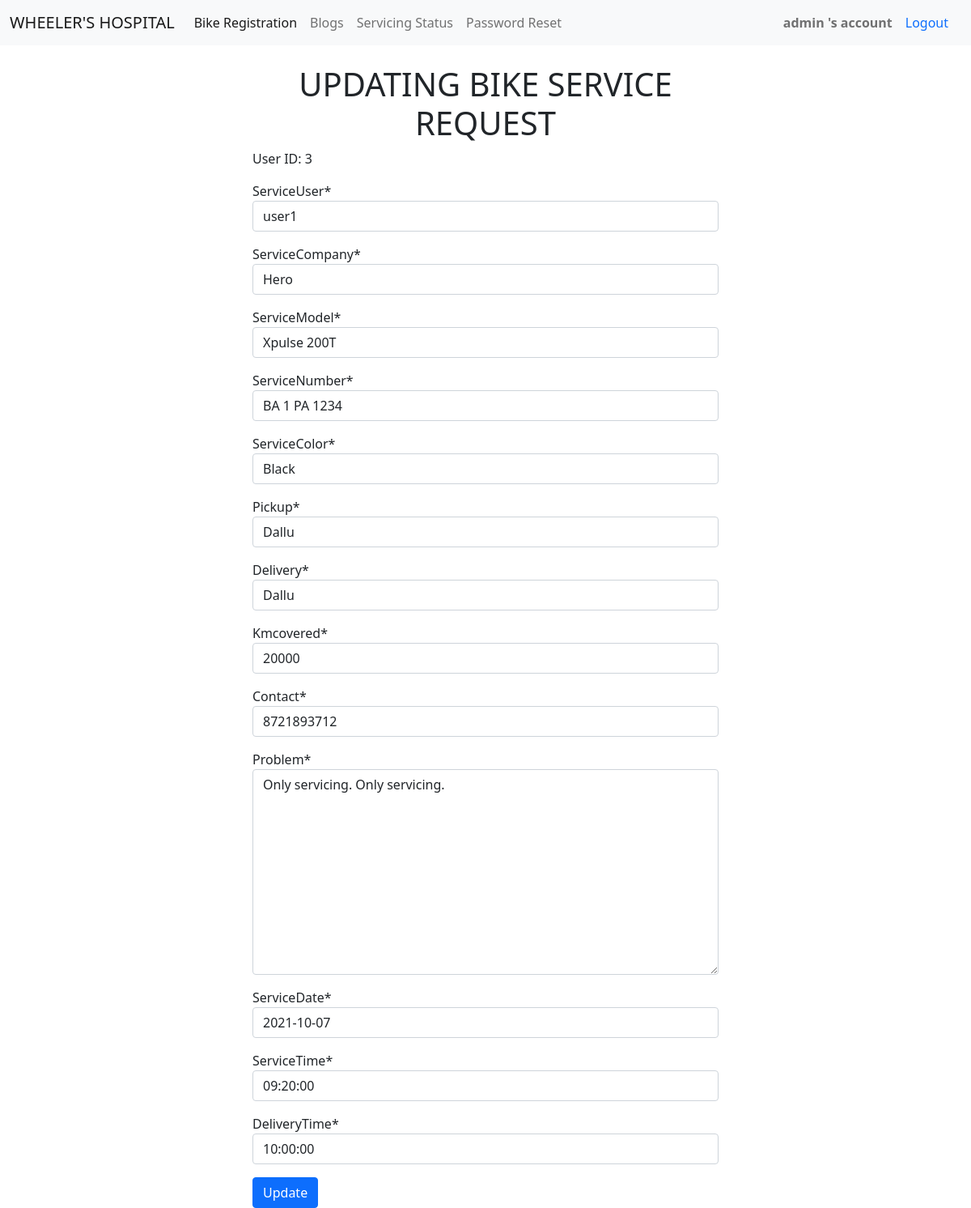
The app's page /update/3 (signed in) with its own data.
### dashboardApp/models.py (models this page shows, shortened)
class bikeServiceRequestModel(models.Model):
    def validate_date(value):
        if value==datetime.now().date():
            pass
        elif value>datetime.now().date():
            raise ValidationError("Don't input future date")
        elif value<datetime.now().date():
            raise ValidationError('Don\'t input past date')
    serviceUser = models.ForeignKey(User, on_delete=models.CASCADE)
    serviceCompany = models.ForeignKey(bikeCompanyModel, on_delete=models.CASCADE)
    serviceModel = models.ForeignKey(userBikeModel, on_delete=models.CASCADE)
    serviceNumber = models.CharField(max_length=50, unique=True)
    serviceColor = models.CharField(max_length=50)
    pickup = models.CharField(max_length=50)
    delivery = models.CharField(max_length=50)
    kmcovered = models.CharField(max_length=50)
    contact = models.CharField(max_length=10)
    problem = models.TextField()
    completed = models.CharField(max_length=100, default="Not Completed")
    serviceDate = models.DateField(validators=[validate_date])
    serviceTime = models.TimeField()
    deliveryTime = models.TimeField()

### dashboardApp/views.py (the view, shortened to what this page needs)
# urls.py: path('update/<str:pk>', requestUpdate, name='update'),
@login_required(login_url='login')
def requestUpdate(request, pk):
    updateReqModel = bikeServiceRequestModel.objects.get(id=pk)
    reqFilledForm = bikeReqUpdate(instance=updateReqModel)
    context = {
            'reqFilledForm': reqFilledForm,
            'pk': pk
    }
    return render(request, 'serviceReqUpdate.html', context)

### dashboardApp/forms.py
class bikeReqUpdate(ModelForm):
    class Meta:
        model = bikeServiceRequestModel
        fields = [
                    "serviceUser", "serviceCompany", "serviceModel",
                    "serviceNumber", "serviceColor", "pickup", "delivery",
                    "kmcovered", "contact", "problem", "serviceDate", "serviceTime",
                    "deliveryTime"
                 ]

### dashboardApp/models.py (called while the page is built)
    def __str__(self) -> str:
        return self.bikeCompanyNames

    def __str__(self) -> str:
        return self.bikeModel

### Templates/serviceReqUpdate.html (shortened to what this page needs)
{% load static %}
{% load crispy_forms_tags %}
<!doctype html>
<html lang="en">
  <head>
    <link href="https://cdn.jsdelivr.net/npm/bootstrap@5.1.1/dist/css/bootstrap.min.css" rel="stylesheet">
  </head>
  <body>
    {% include 'baseNavbar.html' %}
      <div class="container" style="width: 50%;">
        <center>
            <h1>UPDATING BIKE SERVICE REQUEST</h1>
        </center>
        <form method="POST" action="" enctype="multipart/form-data">
            <p>User ID: {{pk}}</p>
            {% for i in reqFilledForm %}
                <p>{{i | as_crispy_field}}</p>
            {% endfor %}
            <input type="submit" name="submit" value="Update" class="btn btn-primary">
        </form>
      </div>
  </body>
</html>

### Templates/baseNavbar.html (shortened to what this page needs)
{% load static %}
{% load crispy_forms_tags %}
<!doctype html>
<html lang="en">
  <head>
    <link href="https://cdn.jsdelivr.net/npm/bootstrap@5.1.1/dist/css/bootstrap.min.css" rel="stylesheet">
    <link rel="stylesheet" type="text/css" href="{% static '/css/bikeRegistration.css' %}">
  </head>
  <body>
    <nav class="navbar navbar-expand-lg navbar-light bg-light" style="margin-bottom:2%">
        <div class="container-fluid">
          <a class="navbar-brand" href="{% url 'dash' %}">WHEELER'S HOSPITAL</a>
          <div class="collapse navbar-collapse" id="navbarText">
            <ul class="navbar-nav me-auto mb-2 mb-lg-0">
              <li class="nav-item">
                <a class="nav-link active" aria-current="page" href="{% url 'bikeReg' %}">Bike Registration</a>
              </li>
              <li class="nav-item">
                <a class="nav-link" href="{% url 'blog' %}">Blogs</a>
              </li>
              <li class="nav-item">
                <a class="nav-link" href="/status/{{request.user}}">Servicing Status</a>
              </li>
              <li class="nav-item">
                <a class="nav-link" href="/reset/{{request.user}}}}">Password Reset</a>
              </li>
            </ul>
            <span class="navbar-text">
              <b>{{ request.user }} 's account</b>
            </span>
            <a class="nav-link" href="{% url 'logout' %}">Logout</a>
          </div>
        </div>
      </nav>
  </body>
</html>

### records on screen
bikeServiceRequestModel: serviceUser "user1" "Hero" "Xpulse 200T" "BA 1 PA 1234" "Black" "Dallu" "Dallu" "20000" "8721893712" "Only servicing. Only servicing." "2021-10-07" "09:20:00" "10:00:00"

### other values on screen
{{ request.user }} "admin"
{{ pk }} "3"
